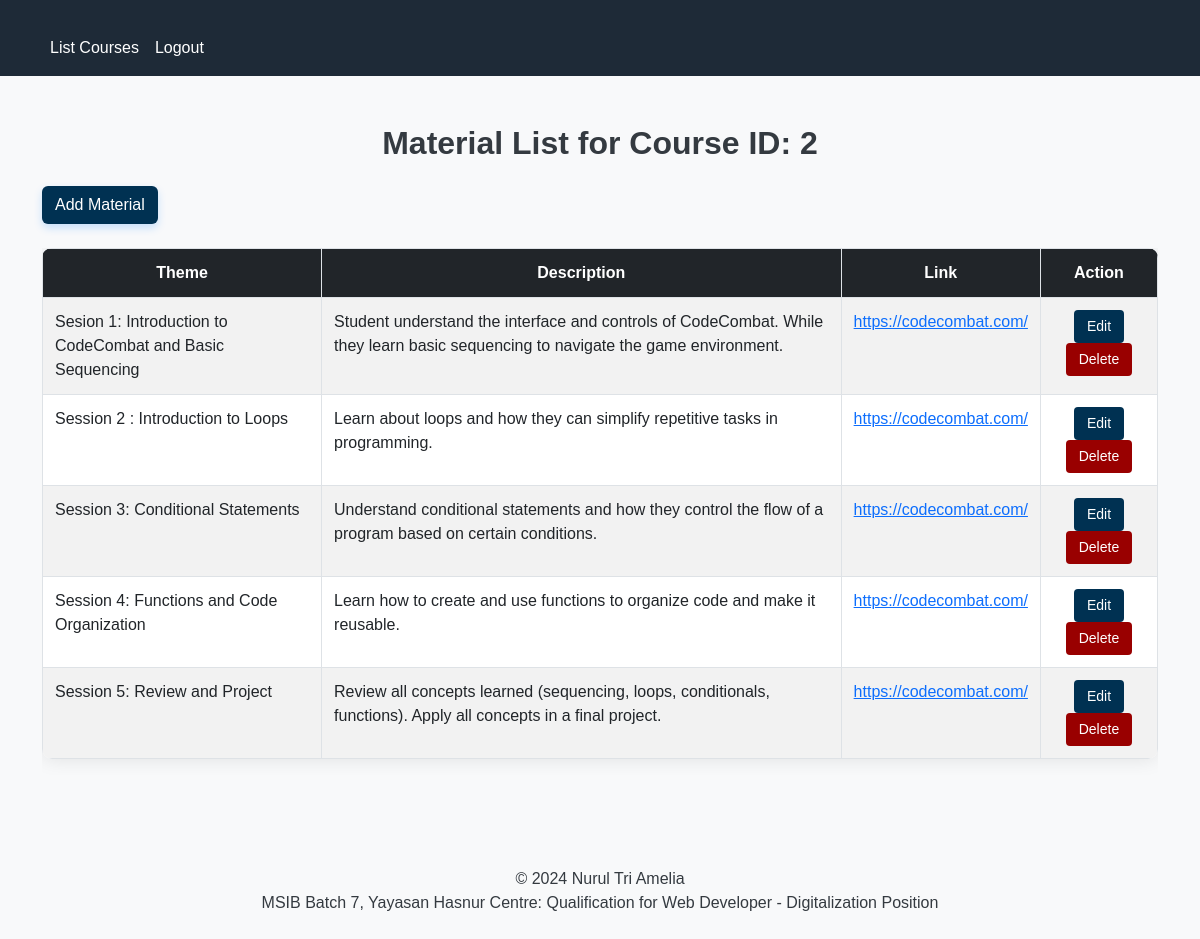
/materials.php?course_id=2, run on the app's committed database.
### tables this page shows
CREATE TABLE `material` (
  `id` int(11) NOT NULL,
  `course_id` int(11) DEFAULT NULL,
  `judul` varchar(255) NOT NULL,
  `deskripsi` text NOT NULL,
  `link_embed` text DEFAULT NULL
);

### materials.php (the view, shortened to what this page needs)
<?php
require('C:/xampp/htdocs/MSIB/databases/koneksi.php');
$course_id = intval($_GET['course_id']);
$query = "SELECT * FROM material WHERE course_id = ?";
$stmt = $koneksi->prepare($query);
$stmt->bind_param('i', $course_id);
if ($stmt->execute()) {
    $result = $stmt->get_result();
} else {
    die('Error: ' . $stmt->error);
}
require('C:/xampp/htdocs/MSIB/layouts/header.php');
?>
<!DOCTYPE html>
<html lang="en">
<head>
    <link href="style.css" rel="stylesheet">
    <link href="https://cdn.jsdelivr.net/npm/bootstrap@5.3.0/dist/css/bootstrap.min.css" rel="stylesheet">
</head>
<body>
<div class="container mt-5">
    <h1 class="text-center mb-4">Material List for Course ID: <?= htmlspecialchars($course_id); ?></h1>
    <a href="/MSIB/materi/tambah.php?course_id=<?= htmlspecialchars($course_id); ?>" class="btn btn-add mb-4">Add Material</a>
    <div class="table-responsive">
        <table class="table table-hover table-striped">
            <thead class="table-dark text-center">
                <tr>
                    <th>Theme</th>
                    <th>Description</th>
                    <th>Link</th>
                    <th>Action</th>
                </tr>
            </thead>
            <tbody>
                <?php while ($row = $result->fetch_assoc()) : ?>
                    <tr>
                        <td><?= htmlspecialchars($row['judul']); ?></td>
                        <td><?= htmlspecialchars($row['deskripsi']); ?></td>
                        <td>
                            <a href="<?= htmlspecialchars($row['link_embed']); ?>" target="_blank"><?= htmlspecialchars($row['link_embed']); ?></a>
                        </td>
                        <td class="text-center">
                            <a href="/MSIB/materi/edit.php?id=<?= htmlspecialchars($row['id']); ?>" class="btn btn-edit btn-sm">Edit</a>
                            <a href="/MSIB/materi/hapus.php?id=<?= htmlspecialchars($row['id']); ?>" class="btn btn-delete btn-sm" onclick="return confirm('Warning: Deleting this material will permanently remove it. Continue?')">Delete</a>
                        </td>
                    </tr>
                <?php endwhile; ?>
            </tbody>
        </table>
    </div>
</div>
<?php
require('C:/xampp/htdocs/MSIB/layouts/footer.php');
?>
</body>
</html>

### style.css (style rules this page uses)
.btn-edit { background-color: #003152 !important; color: white !important; padding: 5px 12px !important; }
.btn-add { background-color: #003152 !important; color: white !important; padding: 6px 12px !important; box-shadow: 0 4px 8px rgba(0, 123, 255, 0.2) !important; transition: background-color 0.3s, box-shadow 0.3s !important; }
.btn-delete { background-color: #990000 !important; color: white !important; padding: 5px 12px !important; }
body { font-family: 'Arial', sans-serif !important; background-color: #f8f9fa !important; color: #343a40 !important; }
h1 { font-weight: bold !important; font-size: 2rem !important; color: #343a40 !important; }
.table { border-radius: 10px !important; overflow: hidden !important; box-shadow: 0 0 20px rgba(0, 0, 0, 0.1) !important; }
.table thead { background-color: #343a40 !important; color: #ffffff !important; }
.table th, .table td { border: 1px solid #dee2e6 !important; padding: 0.75rem !important; }

### layouts/header.php (style rules this page uses)
.container { margin-top: 20px; }

### data on the page
material: judul "Sesion 1: Introduction to CodeCombat and Basic Sequencing", deskripsi "Student understand the interface and controls of CodeCombat. While they learn basic sequencing to navigate the game environment.", link_embed "https://codecombat.com/"
material: judul "Session 2 : Introduction to Loops", deskripsi "Learn about loops and how they can simplify repetitive tasks in programming.", link_embed "https://codecombat.com/"
material: judul "Session 3: Conditional Statements", deskripsi "Understand conditional statements and how they control the flow of a program based on certain conditions.", link_embed "https://codecombat.com/"
material: judul "Session 4: Functions and Code Organization", deskripsi "Learn how to create and use functions to organize code and make it reusable.", link_embed "https://codecombat.com/"
material: judul "Session 5: Review and Project", deskripsi "Review all concepts learned (sequencing, loops, conditionals, functions). Apply all concepts in a final project.", link_embed "https://codecombat.com/"

### other printed values
$course_id "2"
